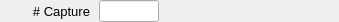
    <widget class="PyDMFrame" name="composite_8">
      <property name="geometry">
        <rect>
          <x>719</x>
          <y>321</y>
          <width>339</width>
          <height>22</height>
        </rect>
      </property>
      <widget class="QLabel" name="text_13">
        <property name="geometry">
          <rect>
            <x>0</x>
            <y>1</y>
            <width>90</width>
            <height>20</height>
          </rect>
        </property>
        <property name="text">
          <string># Capture</string>
        </property>
        <property name="font" stdset="0">
          <font>
            <pointsize>10</pointsize>
          </font>
        </property>
        <property name="brush" stdset="0">
          <brush brushstyle="SolidPattern">
            <color alpha="255">
              <red>0</red>
              <green>0</green>
              <blue>0</blue>
            </color>
          </brush>
        </property>
        <property name="toolTip">
          <string>text_13</string>
        </property>
        <property name="alignment">
          <set>Qt::AlignRight|Qt::AlignTrailing|Qt::AlignVCenter</set>
        </property>
        <property name="styleSheet">
          <string notr="true">QLabel#text_13 {
  color: rgb(0, 0, 0);
  }</string>
        </property>
      </widget>
      <widget class="PyDMLineEdit" name="text_entry_3">
        <property name="geometry">
          <rect>
            <x>99</x>
            <y>0</y>
            <width>60</width>
            <height>22</height>
          </rect>
        </property>
        <property name="channel" stdset="0">
          <string>ca://${prefix}NumCapture</string>
        </property>
        <property name="toolTip">
          <string>${prefix}NumCapture</string>
        </property>
        <property name="font" stdset="0">
          <font>
            <pointsize>10</pointsize>
          </font>
        </property>
        <property name="styleSheet">
          <string notr="true">PyDMLineEdit#text_entry_3 {
  color: rgb(0, 0, 0);
  background-color: rgb(115, 223, 255);
  border: 1px solid black;
  margin: 0px;
  padding: 0px;
  spacing: 0px;
  }</string>
        </property>
      </widget>
      <widget class="PyDMLabel" name="text_update_8">
        <property name="geometry">
          <rect>
            <x>259</x>
            <y>2</y>
            <width>80</width>
            <height>18</height>
          </rect>
        </property>
        <property name="toolTip">
          <string>PV: ${prefix}NumCaptured_RBV</string>
        </property>
        <property name="channel" stdset="0">
          <string>ca://${prefix}NumCaptured_RBV</string>
        </property>
        <property name="font" stdset="0">
          <font>
            <pointsize>10</pointsize>
          </font>
        </property>
        <property name="alignment">
          <set>Qt::AlignLeading|Qt::AlignLeft|Qt::AlignVCenter</set>
        </property>
        <property name="textInteractionFlags">
          <set>Qt::TextSelectableByKeyboard|Qt::TextSelectableByMouse</set>
        </property>
        <property name="styleSheet">
          <string notr="true">PyDMLabel#text_update_8 {
  color: rgb(10, 0, 184);
  background-color: rgb(187, 187, 187);
  }</string>
        </property>
      </widget>
      <widget class="PyDMLabel" name="text_update_9">
        <property name="geometry">
          <rect>
            <x>164</x>
            <y>2</y>
            <width>80</width>
            <height>18</height>
          </rect>
        </property>
        <property name="toolTip">
          <string>PV: ${prefix}NumCapture_RBV</string>
        </property>
        <property name="channel" stdset="0">
          <string>ca://${prefix}NumCapture_RBV</string>
        </property>
        <property name="font" stdset="0">
          <font>
            <pointsize>10</pointsize>
          </font>
        </property>
        <property name="alignment">
          <set>Qt::AlignLeading|Qt::AlignLeft|Qt::AlignVCenter</set>
        </property>
        <property name="textInteractionFlags">
          <set>Qt::TextSelectableByKeyboard|Qt::TextSelectableByMouse</set>
        </property>
        <property name="styleSheet">
          <string notr="true">PyDMLabel#text_update_9 {
  color: rgb(10, 0, 184);
  background-color: rgb(187, 187, 187);
  }</string>
        </property>
      </widget>
    </widget>
